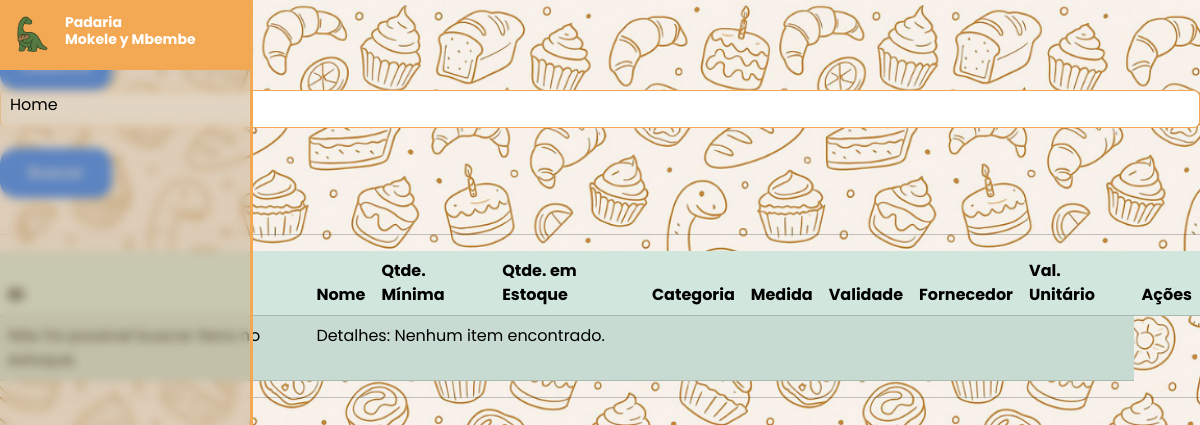
Page /view/itens.php on the earlier database version.
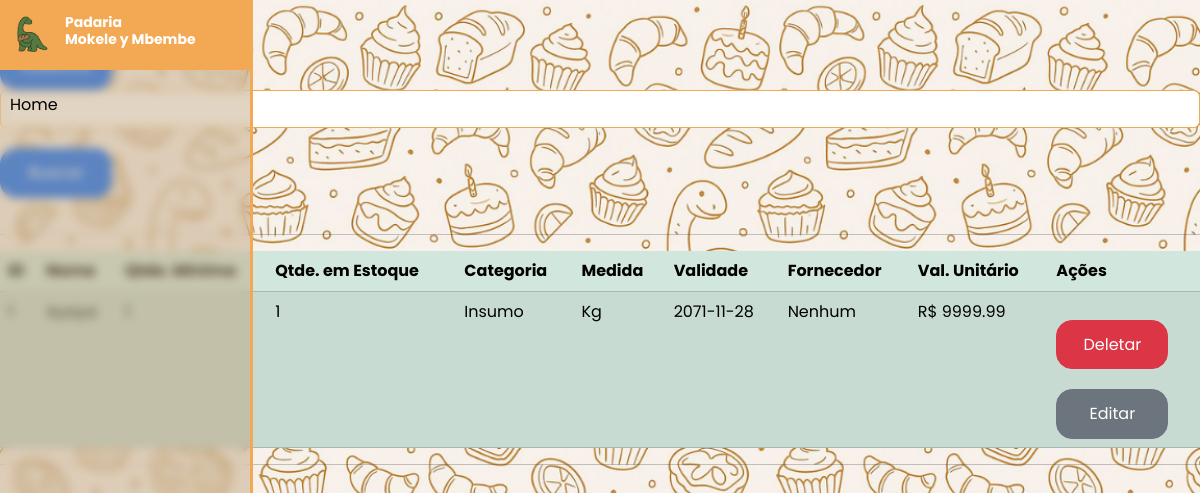
Same page on the later database version.
### tables this page shows
CREATE TABLE `itens` (
  `id_item` int(11) NOT NULL,
  `nome_item` varchar(255) NOT NULL,
  `quant_min` int(11) NOT NULL,
  `quant` int(11) NOT NULL,
  `categoria` enum('produto','insumo') NOT NULL,
  `validade` date NOT NULL,
  `id_fornecedor` int(11) DEFAULT NULL,
  `val_unitario` decimal(6,2) NOT NULL,
  `unidade_medida` varchar(50) NOT NULL
);

### controller/itens/controllerItens.php (called while the page is built, shortened)
<?php
require_once __DIR__ . "/../../conexao.php";
function consulta_itens(): array|string
{
    global $con;
    $sql = "SELECT * FROM itens";
    $stmt = $con->prepare($sql);
    try {
        if ($stmt->execute()) {
            return $stmt->fetchAll(PDO::FETCH_ASSOC);
        }
    } catch (PDOException $e) {
        return $e->getMessage();
    }
    return "Não foi possível realizar a consulta.";
}

### controller/fornecedores/controllerFornecedores.php (called while the page is built, shortened)
<?php
require_once __DIR__ . "/../../conexao.php";
function fornecedor_item(int $item_id_fornecedor): string
{
    global $con;
    $sql =
        "SELECT nome_fornecedor FROM fornecedores WHERE id_fornecedor = :item_id_fornecedor";
    $stmt = $con->prepare($sql);
    $stmt->bindValue(
        ":item_id_fornecedor",
        $item_id_fornecedor,
        PDO::PARAM_INT,
    );
    try {
        $stmt->execute();
        $fornecedor = $stmt->fetch(PDO::FETCH_ASSOC);
        if (!$fornecedor) {
            return "Nenhum";
        }
    } catch (PDOException $e) {
        return "Erro: " . $e->getMessage();
    }
    return $fornecedor["nome_fornecedor"];
}

### view/itens.php (the view, shortened to what this page needs)
<?php
require_once __DIR__ . "/../controller/itens/controllerItens.php";
require_once __DIR__ . "/../controller/fornecedores/controllerFornecedores.php";
$itens = consulta_itens();
?>
<!DOCTYPE html>
<html lang="pt-br">
<head>
    <link rel="stylesheet" href="../bootstrap-5.3.7-dist/css/bootstrap.css">
    <link rel="stylesheet" href="../css/padrao.css">
    <link rel="stylesheet" href="../css/ListaPadrao.css">
</head>
<body>
<?php require_once __DIR__."/sidebar.php";?>
    <h2>Inventário</h2>
    <button type="button" class="btn btn-primary"
        onclick="document.getElementById('cadastroItens').showModal()">Cadastrar</button>
    <form method="get" action="itens.php">
        <input type="text" class="form-control" name="busca">
        <button type="submit" class="btn btn-primary">Buscar</button>
    </form>
    <hr>
    <table class="table table-success table-striped">
        <thead>
            <tr>
                <th>ID</th>
                <th>Nome</th>
                <th>Qtde. Mínima</th>
                <th>Qtde. em Estoque</th>
                <th>Categoria</th>
                <th>Medida</th>
                <th>Validade</th>
                <th>Fornecedor</th>
                <th>Val. Unitário</th>
                <th>Ações</th>
            </tr>
        </thead>
        <tbody>
            <?php if (!empty($itens) && gettype($itens) == "array"): ?>
                <?php foreach ($itens as $item): ?>
                    <tr>
                        <td><?= htmlspecialchars($item["id_item"]) ?></td>
                        <td title="<?= htmlspecialchars($item["nome_item"]) ?>">
                            <?php echo mb_strimwidth(
                                $item["nome_item"],
                                0,
                                18,
                                "...",
                            ); ?>
                        </td>
                        <td><?= htmlspecialchars($item["quant_min"]) ?></td>
                        <td><?= htmlspecialchars($item["quant"]) ?></td>
                        <td><?= htmlspecialchars(
                            ucfirst($item["categoria"]),
                        ) ?></td>
                        <td><?= htmlspecialchars(
                            ucfirst($item["unidade_medida"]),
                        ) ?></td>
                        <td><?= htmlspecialchars($item["validade"]) ?></td>
                        <td data-id-fornecedor="<?= $item["id_fornecedor"] ?>">
                            <?= htmlspecialchars(
                                fornecedor_item($item["id_fornecedor"]),
                            ) ?>
                        </td>
                        <td><span>R$</span>
                            <span><?= htmlspecialchars(
                                $item["val_unitario"],
                            ) ?></span>
                        </td>
                        <td>
                            <form action="../controller/itens/deletarItens.php" method="POST">
                                <button type="submit" class="btn btn-danger">Deletar</button>
                            </form>
                            <button type="button" class="btn btn-secondary"
                                onclick="editarItem(this.parentElement.parentElement)">Editar</button>
                        </td>
                    </tr>
                <?php endforeach; ?>
            <?php else: ?>
                <tr>
                    <td>Não foi possível buscar itens no estoque.<br>
                    <td colspan="8">Detalhes:
                        <?php if (is_string($itens)) {
                            echo $itens;
                        } else {
                            echo "Nenhum item encontrado.";
                        } ?>
                    </td>
                </tr>
            <?php endif; ?>
        </tbody>
    </table>
    <hr>
</body>
</html>

### view/sidebar.php (shortened to what this page needs)
<nav class="menu-lateral">
        <div class="cabeca-do-menu">
            <img src="../img/icon.png" alt="Logo Da Padaria Mokele y Mbembe" class="logo">
            <h1>Padaria<br>Mokele y Mbembe</h1>
        </div>
        <ul>
            <li class="item-menu">
                <a href="./home.html">
                   <i class="material-icons md-home"></i><span>Home</span>
                </a>
            </li>
            <li class="item-menu">
                <a href="./pdv.html">
                </a>
            </li>
            <li class="item-menu">
                <a href="./dashboard.html">
                </a>
            </li>
            <li class="item-menu">
                <a href="./historico-vendas.html">
                </a>
            </li>
            <li class="item-menu">
                <a href="./estoque.html">
                </a>
            </li>
            <li class="item-menu">
                <a href="./fornecedor.html">
                </a>
            </li>
            <li class="item-menu">
                <a href="./ge_usuarios.html">
                </a>
            </li>
            <li class="item-menu">
                <a href="./comanda.html">
                </a>
            </li>
            <li class="item-menu">
                <a href="./login.html">
                </a>
            </li>
        </ul>
    </nav>

### css/padrao.css (style rules this page uses)
:root { --cor-primaria: #f3a853; --cor-primaria-clara: #f6b76f; --cor-secundaria: #967345; --cor-fundo: #fff; --cor-fundo-secundario:#f9f9f9; --cor-texto: #222; --cor-botao-cancelar: #fff; --cor-botao-cancelar-borda: #f3a853; --cor-link: #967345; --ativo: #4dab13; --atencao: #e93737; --radius: 16px; --sombra: 0 0px 15px #96734580; --fonte-principal: Poppins, sans-serif; --espaco-padrao: 20px; }
* { margin: 0; padding: 0; box-sizing: border-box; font-family: var(--fonte-principal); }
body { background-image: url(../img/mokele-general-bg.png); background-size: cover; background-position: center; background-repeat: no-repeat; height: 100vh; width: 100vw; }
form button { width: 100%; height: 2.5em; margin: 20px 0; background-color: var(--cor-primaria); color: var(--cor-fundo); border: none; border-radius: var(--radius); font-size: 1.2em; font-weight: bold; cursor: pointer; transition: 0.3s ease-in-out; }
h2 { font-size: 1.7em; }
.form-control { border-color: var(--cor-primaria); }
nav { font-family: Poppins; z-index: 1000; }
.cabeca-do-menu { background-color: #f3a853; display: flex; align-items: center; justify-content: center; padding: 5px; min-height: 70px; transition: 0.3s; margin-bottom: 10px; }
.cabeca-do-menu img.logo { width: 50px; height: auto; }
.cabeca-do-menu h1 { color: white; font-size: 14px; font-weight: 700; white-space: nowrap; overflow: hidden; transition: 0.3s; margin-left: 10px; }
.menu-lateral { width: 70px; height: 100dvh; background-color: rgba(189, 159, 120, 0.45); backdrop-filter: blur(5px); padding-bottom: 20px; box-shadow: 3px 0 0 #f3a853; overflow: hidden; overflow-y: auto; position: fixed; top: 0; left: 0; display: flex; flex-direction: column; transition: width 0.2s; }
.menu-lateral ul { list-style: none; flex: 1; display: flex; flex-direction: column; padding: 5px 0; }
.menu-lateral ul li { margin-bottom: 10px; }
.menu-lateral ul li a { color: black; display: flex; align-items: center; text-decoration: none; font-size: 16px; padding: 8px 10px; border-radius: 5px; transition: background 0.2s, color 0.2s; justify-content: center; }
ul li.item-menu { transition: background-color 0.2s; }

### css/listaPadrao.css (style rules this page uses)
.btn { border-radius: 16px; width: 7rem; height: 3.1rem; }

Differences in the rows shown:
added itens: nome_item "Ayaya", quant "1", categoria "Insumo", unidade_medida "Kg", validade "2071-11-28", id_fornecedor "Nenhum", val_unitario "9999.99"
Other differences:
text no longer shown: "Não foi possível buscar itens no estoque. Detalhes: Nenhum item encontrado."
